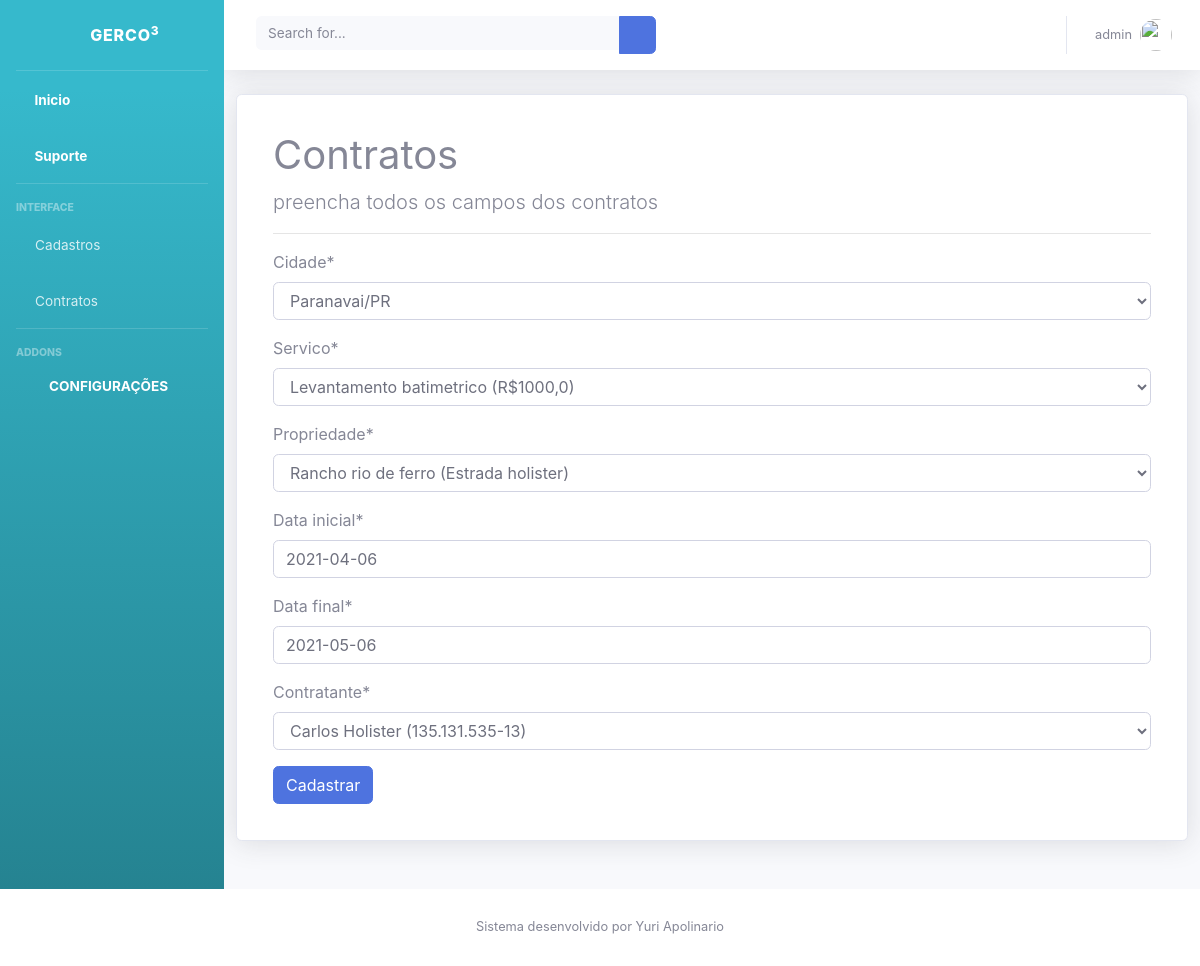
The page /editar/contrato/1 (signed in) on the database its author committed.
### cadastros/models.py (models this page shows)
class Propriedade(models.Model):
    nome_propriedade = models.CharField(max_length=45)
    endereco = models.CharField(max_length=100)
    area_propriedade = models.CharField(max_length=45)
    cidade = models.ForeignKey(Cidade, on_delete=models.PROTECT)
    empresa = models.ForeignKey(Empresa, on_delete= models.PROTECT)
    def __str__(self):
        return "{} ({})".format(self.nome_propriedade, self.endereco, self.area_propriedade, self.cidade, self.empresa)

class Contrato(models.Model):
    servico = models.ForeignKey(Servico, on_delete= models.PROTECT)
    propriedade = models.ForeignKey(Propriedade, on_delete= models.PROTECT)
    data_inicial = models.DateField(default=date.today)
    data_final = models.DateField(default=date.today)
    registrado_por = models.ForeignKey(User, on_delete= models.PROTECT)
    registrado_em = models.DateField(auto_now=True)
    contratante = models.ForeignKey(Empresa, on_delete= models.PROTECT)
    contratada = models.ForeignKey(ConfiguracaoSistema, on_delete= models.PROTECT)
    cidade = models.ForeignKey(Cidade, on_delete= models.PROTECT)

### cadastros/views.py (the view)
# urls.py: path('editar/contrato/<int:pk>', ContratoUpdate.as_view(), name ="editar-contrato"),
class ContratoUpdate(LoginRequiredMixin, UpdateView):
    model = Contrato
    fields = ['cidade','servico', "propriedade", "data_inicial", "data_final", "contratante"]
    template_name = 'cadastros/contrato.html'
    success_url = reverse_lazy('listar-contrato')
    def get_context_data(self, *args, **kwargs):
        context = super().get_context_data(*args, **kwargs)
        context['titulo'] = "Cadastro de contrato"
        context['botao'] = "Atualizar"
        context['icone'] = '<i class="fa fa-check" aria-hidden="true"></i>'
        return context

### cadastros/models.py (called while the page is built)
    def __str__(self):
        return self.nome + '/' + self.estado.sigla

    def  __str__(self):
            return "{} ({})".format(self.descricao_servico, self.valor)

    def __str__(self):
        return "{} ({})".format(self.nome_proprietario, self.cpf, self.cnpj,
                self.razao_social, self.cnpj, self.inscricao_estadual, self.endereco)

### cadastros/templates/cadastros/contrato.html (shortened to what this page needs)
{% extends 'paginas/modelo.html'%}
{% load static %}
{% load crispy_forms_tags %}
{% block conteudo %}
        <div class="col">
            <div class="card format container-fluid shadow p-3 mb-5 bg-white rounded">
                <div class="card-body">
                    <h1>Contratos </h1>
                    <p class="lead">
                        preencha todos os campos dos contratos
                    </p>
                    <hr>
                    <form action="" method="POST">
                        {{form|crispy}}
                        <button type="submit" class="btn btn-primary"> Cadastrar</button>
                    </form>
                </div>
            </div>
        </div>
    </div>
</div>
{% endblock %}

### paginas/templates/paginas/modelo.html (shortened to what this page needs)
{% load static %}
<!DOCTYPE html>
<html lang="en">
<head>
  <link href="{% static 'vendor/fontawesome-free/css/all.min.css' %}" rel="stylesheet" type="text/css">
  <link href="{% static 'css/sb-admin-2.min.css' %}" rel="stylesheet">
  <link href="{% static 'css/bootstrap.css' %} rel="stylesheet">
  <link href="{% static 'css/estilo.css' %} rel="stylesheet">
  <link rel="stylesheet" type="text/css" href="https://cdn.datatables.net/v/bs4/dt-1.10.24/datatables.min.css"/>
</head>
<body id="page-top">
  <div id="wrapper">
    <ul class="navbar-nav bg-gradient-info sidebar sidebar-dark accordion" id="accordionSidebar">
      <a class="sidebar-brand d-flex align-items-center justify-content-center" href="index.html">
        <div class="sidebar-brand-icon rotate-n-15">
          <i class="fas fa-laugh-wink"></i>
        </div>
        <div class="sidebar-brand-text mx-3">GERCO<sup>3</sup></div>
      </a>
      <hr class="sidebar-divider my-0">
      <li class="nav-item active">
        <a class="nav-link" href="{% url 'index' %}">
          <i class="fa fa-home" aria-hidden="true"></i>
          <span>Inicio</span></a>
      </li>
      <li class="nav-item active">
        <a class="nav-link" href="https://api.whatsapp.com/send?phone=5544999461317&text=Ol%C3%A1,%20gostaria%20de%20suporte%20para%20o%20sistema%20de%20gest%C3%A3o%20de%20contrato.">
        <i class="fas fa-headset    "></i>
          <span>Suporte</span></a>
      </li>
      <hr class="sidebar-divider">
      <div class="sidebar-heading">
        Interface
      </div>
      {% if request.user.is_authenticated %}
      <li class="nav-item">
        <a class="nav-link collapsed" href="#" data-toggle="collapse" data-target="#collapseTwo" aria-expanded="true"
          aria-controls="collapseTwo">
          <i class="fas fa-address-book    "></i>
          <span>Cadastros</span>
        </a>
      </li>
      <li class="nav-item ">
        <a class="nav-link" href="{% url 'listar-contrato' %}">
        <i class="fas fa-file-contract    "></i>
          <span>Contratos</span></a>
      </li>
      <hr class="sidebar-divider">
      <div class="sidebar-heading">
        Addons
        <li class="nav-item active">
          <a class="nav-link" href="{% url 'cadastro-sistema' %}">
          <i class="fas fa-cogs"></i>
          <span>Configurações</span></a>
        </li>
      </div>
      {% endif %}
    </ul>
      <div id="content-wrapper" class="d-flex flex-column">
        <div id="content">
          <nav class="navbar navbar-expand navbar-light bg-white topbar mb-4 static-top shadow">
            <form class="d-none d-sm-inline-block form-inline mr-auto ml-md-3 my-2 my-md-0 mw-100 navbar-search">
              <div class="input-group">
                <input type="text" class="form-control bg-light border-0 small" placeholder="Search for..."
                  aria-label="Search" aria-describedby="basic-addon2">
                <div class="input-group-append">
                  <button class="btn btn-primary" type="button">
                    <i class="fas fa-search fa-sm"></i>
                  </button>
                </div>
              </div>
            </form>
            <ul class="navbar-nav ml-auto">
              <li class="nav-item dropdown no-arrow mx-1">
                <a class="nav-link dropdown-toggle" href="#" id="alertsDropdown" role="button" data-toggle="dropdown"
                  aria-haspopup="true" aria-expanded="false">
                </a>
              </li>
              {% if request.user.is_authenticated %}
              <li class="nav-item dropdown no-arrow">
                <a class="nav-link dropdown-toggle" href="#" id="userDropdown" role="button" data-toggle="dropdown"
                  aria-haspopup="true" aria-expanded="false">
                  <span class="mr-2 d-none d-lg-inline text-gray-600 small">{{ request.user }}</span>
                  <img class="img-profile rounded-circle" src="https://source.unsplash.com/QAB-WJcbgJk/60x60">
                </a>
              </li>
              {% else %}
              <li class="nav-item active">
                <a class="nav-link" href="{% url 'login' %}">
                  <i class="fas fa-fw fa-sign-in-alt"></i>
                  <span>Login</span></a>
              </li>
              {% endif %}
            </ul>
          </nav>
      {% block conteudo %}{% endblock %}
        </div>
    {% block footer %}
            <footer class="sticky-footer bg-white">
              <div class="container my-auto">
                <div class="copyright text-center my-auto">
                  <span>Sistema desenvolvido por Yuri Apolinario</span>
                </div>
              </div>
            </footer>
  {% endblock %}
</body>
</html>

### rows shown on the page
Propriedade: cidade "Paranavai/PR"
Contrato: servico "Levantamento batimetrico (R$1000,0)", propriedade "Rancho rio de ferro (Estrada holister)", data_inicial "2021-04-06", data_final "2021-05-06", contratante "Carlos Holister (135.131.535-13)"

### other values the page prints
{{ request.user }} "admin"
